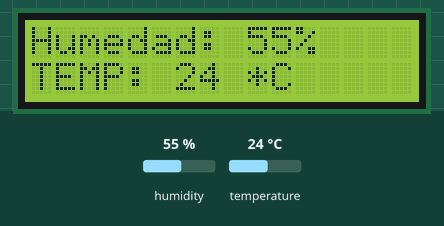
Recording of a sketch running on a simulated Arduino Uno, built with avr-gcc and run on an emulated ATmega328P. Shown: 16×2 character LCD. The test bench sets the inputs (shaded band); at power-on: humidity 55 %, temperature 24 °C. What the sketch prints to the serial monitor is not drawn.

Above: at 1.2 s.
1.3 s: humidity set to 22 %
At 2.9 s:
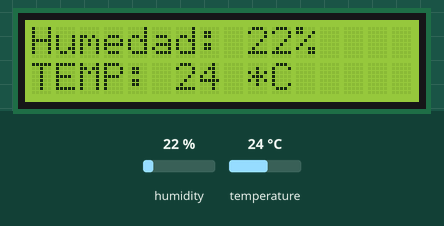
4.0 s: temperature set to 12 °C
At 4.7 s:
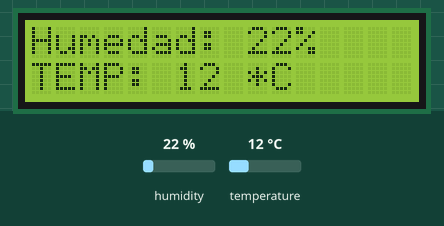
6.7 s: humidity set to 40 %
At 9.4 s:
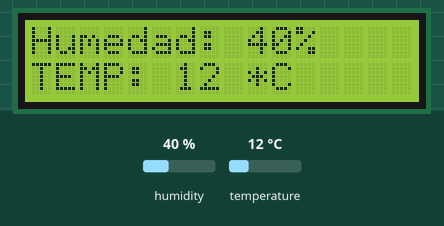
9.7 s: temperature set to 19 °C
At 11.2 s:
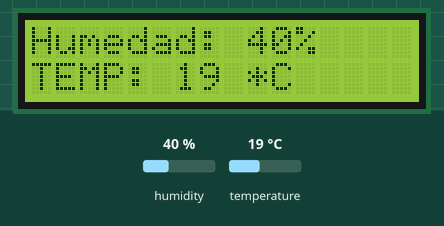
Timing chart, 0 to 12.7 s (numbered marks = the images above; inputs shaded):
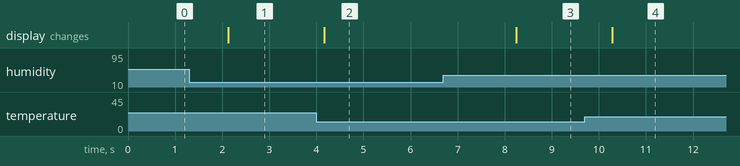

Measured:
- after the input at 1.3 s, the display: changes after 0.83 s (image 1)
- after the input at 4.0 s, the display: changes after 0.17 s (image 2)
- after the input at 6.7 s, the display: changes after 1.5 s (image 3)
- after the input at 9.7 s, the display: changes after 0.58 s (image 4)

The sketch:

LCD_TDH11.ino
```cpp
#include <DHT.h>
#include <DHT_U.h>

int SENSOR = 8;
int temp;
int HUM;
DHT dht(SENSOR, DHT11);

#include <LiquidCrystal.h>

LiquidCrystal lcd(12,11,5,4,3,2);

void setup(){
Serial.begin(9600);
dht.begin();

lcd.begin(16,2);

}

void loop(){

temp=dht.readTemperature();
HUM=dht.readHumidity();
Serial.print("Temaperatura: ");
Serial.print(temp);
Serial.print(" Humedad: ");
Serial.println(HUM);


lcd.setCursor(0,0);
lcd.print("Humedad: ");
lcd.print(HUM);
lcd.print("%");

lcd.setCursor(0,1);
lcd.print("TEMP: ");
lcd.print(temp);
lcd.print(" *C");
delay(500);
}
```
